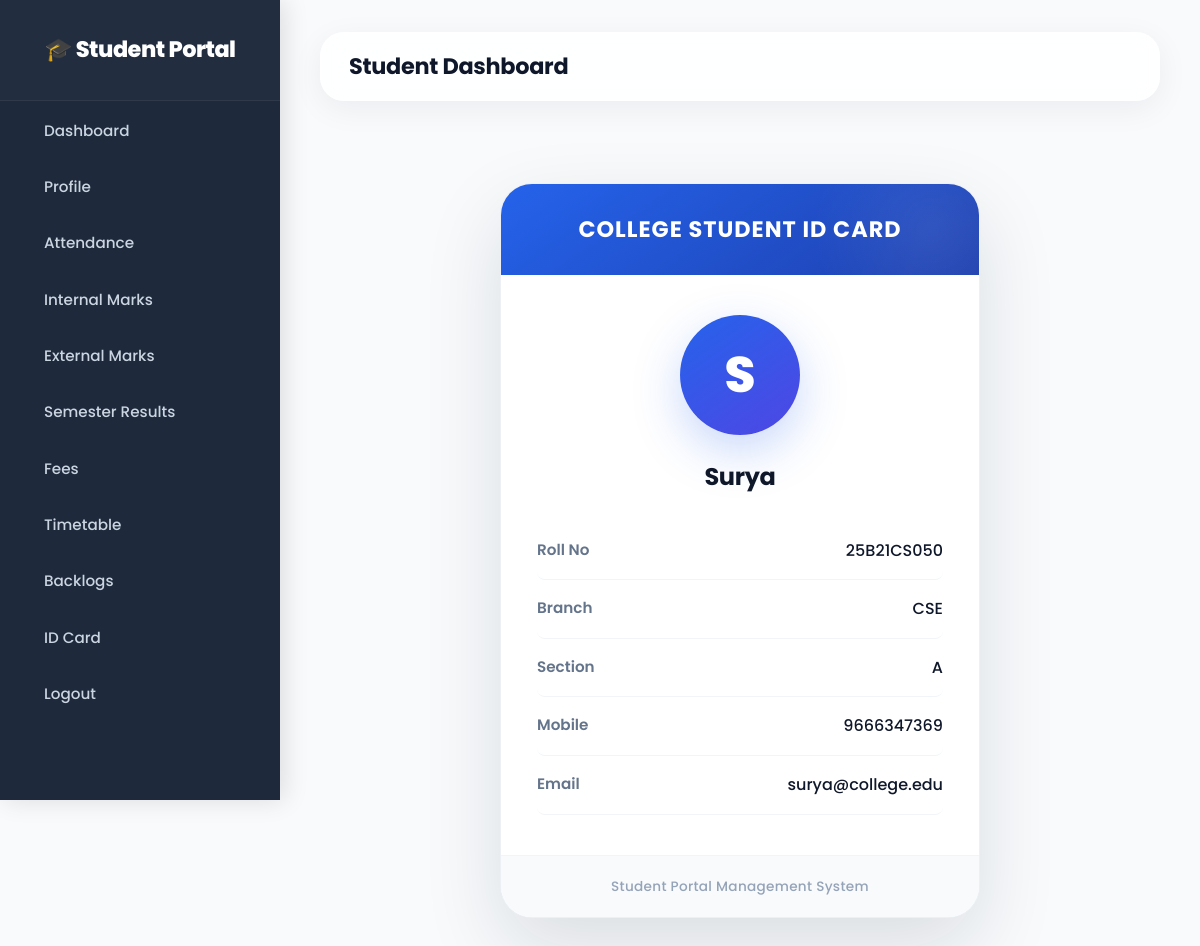
The page /idcard (signed in) on the database its author committed.
### tables this page shows
CREATE TABLE "students" (
"RollNo" TEXT,
  "Name" TEXT,
  "Branch" TEXT,
  "Section" TEXT,
  "Mobile" INTEGER,
  "Email" TEXT
);

### app.py (the view)
@app.route("/idcard")
def idcard():
    if not check_login():
        return redirect("/login")
    rollno = session["rollno"]
    profile_data = get_student_records("students", rollno)
    if profile_data:
        student = profile_data[0]
    else:
        student = {}
    return render_template(
        "idcard.html",
        student=student
    )

### app.py (called while the page is built)
def get_db_connection():
    conn = sqlite3.connect(DB_FILE)
    conn.row_factory = sqlite3.Row
    return conn

def check_login():
    return "rollno" in session

def get_student_records(table_name, rollno):
    conn = get_db_connection()
    cur = conn.cursor()
    cur.execute(f"SELECT * FROM {table_name} WHERE RollNo = ?", (rollno,))
    rows = cur.fetchall()
    conn.close()
    return [dict(row) for row in rows]

### templates/idcard.html (shortened to what this page needs)
{% extends 'base.html' %}
{% block content %}
<div class="id-card-container">
  <div class="id-card">
    <div class="id-header">
      <h2>COLLEGE STUDENT ID CARD</h2>
    </div>
    <div class="id-content">
      <div class="student-avatar">
        {{ student.Name[0] }}
      </div>
      <h3>{{ student.Name }}</h3>
      <div class="id-details">
        <div class="detail-row">
          <span>Roll No</span>
          <span>{{ student.RollNo }}</span>
        </div>
        <div class="detail-row">
          <span>Branch</span>
          <span>{{ student.Branch }}</span>
        </div>
        <div class="detail-row">
          <span>Section</span>
          <span>{{ student.Section }}</span>
        </div>
        <div class="detail-row">
          <span>Mobile</span>
          <span>{{ student.Mobile }}</span>
        </div>
        <div class="detail-row">
          <span>Email</span>
          <span>{{ student.Email }}</span>
        </div>
      </div>
    </div>
    <div class="id-footer">
      Student Portal Management System
    </div>
  </div>
</div>
{% endblock %}

### templates/base.html (style rules this page uses)
* { font-family: 'Poppins', 'Segoe UI', system-ui, -apple-system, sans-serif; margin: 0; padding: 0; box-sizing: border-box; }
body { background: #f8fafc; color: #0f172a; transition: background 0.3s ease; line-height: 1.6; }

### templates/idcard.html (style rules this page uses)
.id-card-container { display: flex; justify-content: center; align-items: center; padding: 50px 20px; }
.id-card { width: 480px; max-width: 100%; background: #ffffff; border-radius: 32px; overflow: hidden; box-shadow: 0 30px 80px rgba(15, 23, 42, 0.12); transition: all 0.4s cubic-bezier(0.4, 0, 0.2, 1); border: 1px solid rgba(226, 232, 240, 0.6); }
.id-header { background: linear-gradient(145deg, #2563eb, #1e40af); color: white; text-align: center; padding: 32px 24px; position: relative; overflow: hidden; }
.id-header::after { content: ''; position: absolute; top: -50%; right: -20%; width: 60%; height: 200%; background: radial-gradient(circle, rgba(255, 255, 255, 0.08) 0%, transparent 70%); pointer-events: none; }
.id-header h2 { font-size: 1.4rem; font-weight: 700; letter-spacing: 1px; margin: 0; position: relative; z-index: 1; text-transform: uppercase; }
.id-content { padding: 40px 36px; text-align: center; }
.student-avatar { width: 120px; height: 120px; margin: 0 auto 28px; border-radius: 50%; background: linear-gradient(145deg, #2563eb, #4f46e5); color: white; display: flex; justify-content: center; align-items: center; font-size: 50px; font-weight: 800; box-shadow: 0 16px 48px rgba(37, 99, 235, 0.25); transition: transform 0.3s ease, box-shadow 0.3s ease; }
.id-content h3 { color: #0f172a; margin-bottom: 30px; font-size: 1.5rem; font-weight: 700; letter-spacing: -0.3px; }
.id-details { text-align: left; }
.detail-row { display: flex; justify-content: space-between; padding: 16px 0; border-bottom: 1px solid #f1f5f9; transition: background 0.2s ease, padding 0.2s ease; border-radius: 8px; }
.detail-row span:first-child { font-weight: 600; color: #64748b; font-size: 0.95rem; }
.detail-row span:last-child { color: #0f172a; font-weight: 500; }
.id-footer { background: #f8fafc; text-align: center; padding: 20px; color: #94a3b8; font-size: 0.85rem; border-top: 1px solid #f1f5f9; letter-spacing: 0.3px; font-weight: 500; }

### rows shown on the page
students: Name "S", Name "Surya", RollNo "25B21CS050", Branch "CSE", Section "A", Mobile "9666347369", Email "surya@college.edu"
